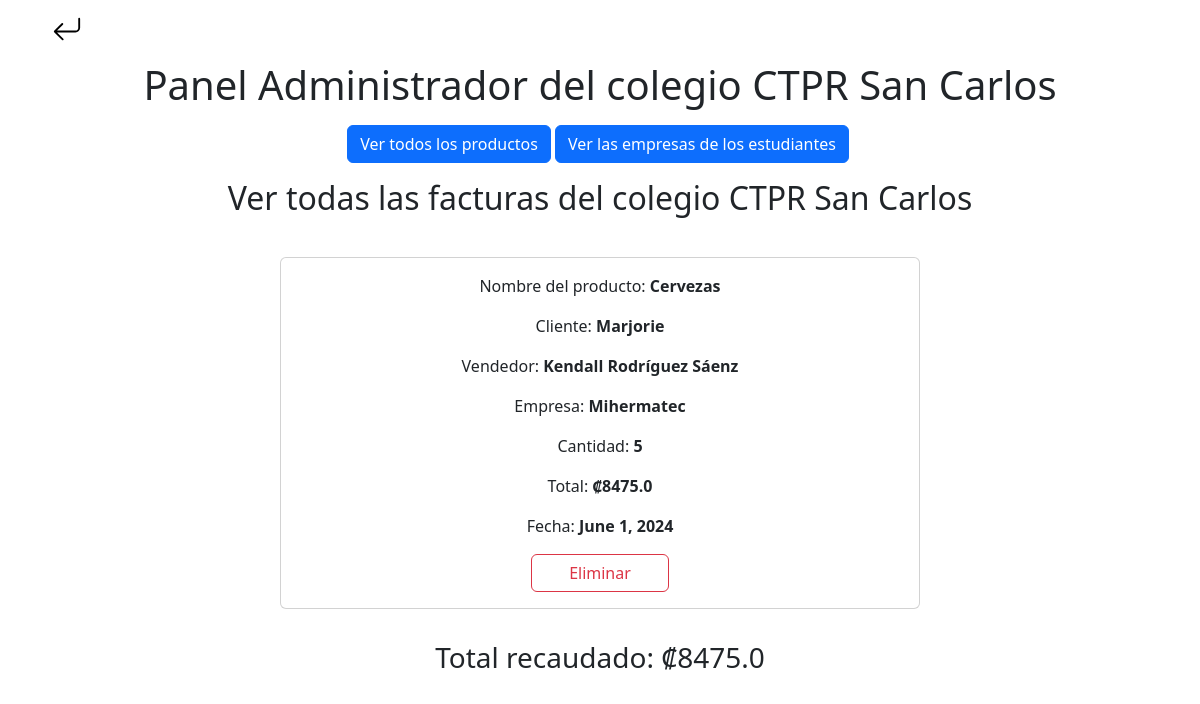
The app's page /adminPanel/ (signed in), older data.
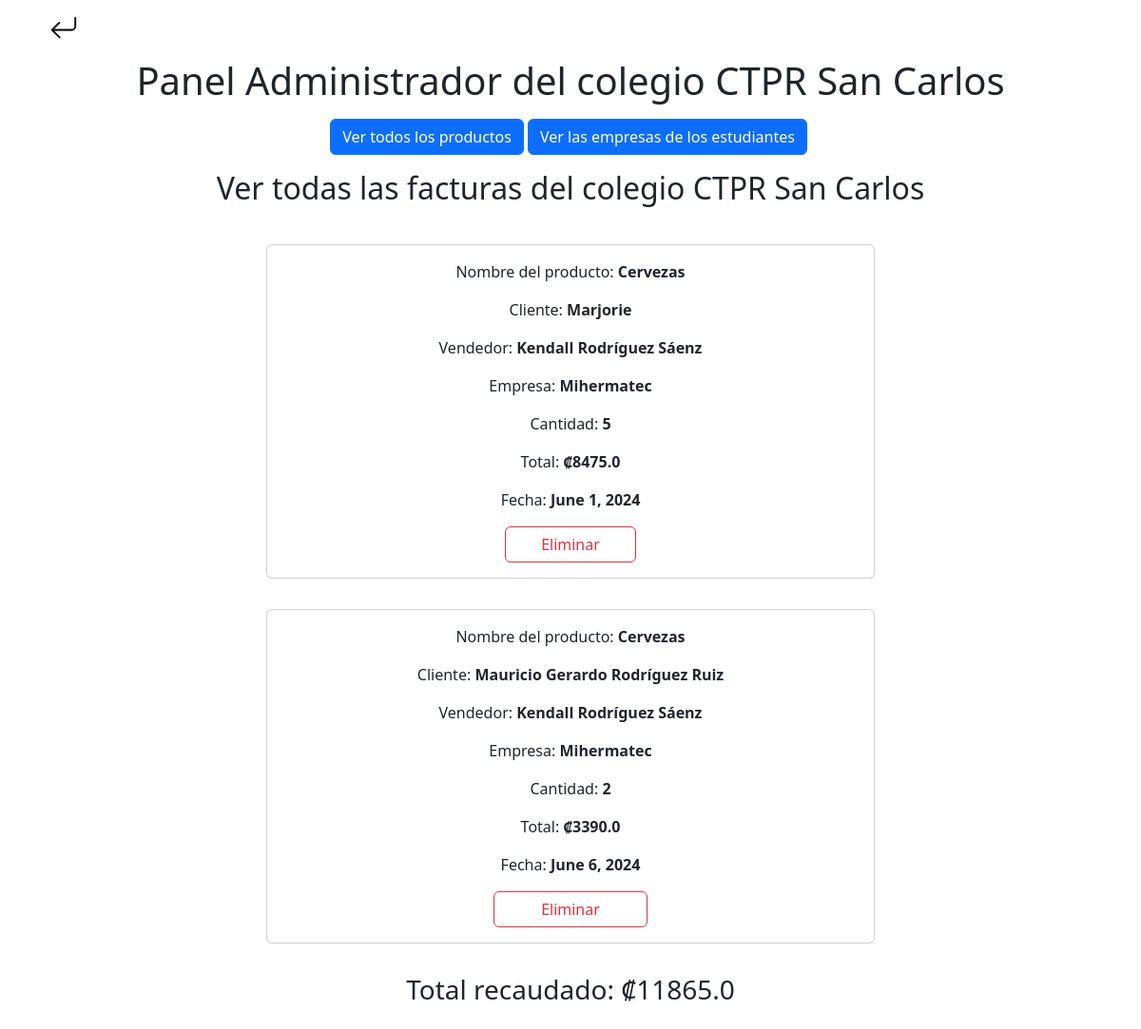
The same page, newer data.
### Generate_PDF/models.py (models this page shows, shortened)
class GenerateInvoice(models.Model):
    user = models.ForeignKey(CustomUser, on_delete=models.CASCADE)
    college = models.ForeignKey(College, on_delete=models.CASCADE)
    customer = models.CharField(max_length=100, null=False)
    product = models.CharField(max_length=100, null=False)
    quantity = models.IntegerField(null=False)
    method_paid = models.CharField(max_length=100, null=False)
    total = models.FloatField(null=False)
    date = models.DateField(auto_now_add=True)

### PageLogin/models.py (models this page shows)
class CustomUser(AbstractBaseUser, PermissionsMixin):
    company_name = models.CharField(max_length=30, null=False)
    name_of_student = models.CharField(max_length=100, null=False)
    email = models.EmailField(unique=True)
    college = models.ForeignKey(College, on_delete=models.CASCADE, null=False)
    adminCollege = models.BooleanField(default=False)
    date_joined = models.DateTimeField(auto_now_add=True)
    objects = CustomUserManager()
    USERNAME_FIELD = 'email'
    REQUIRED_FIELDS = []
    def __str__(self):
        return self.email

### PanelAdmin/views.py (the view)
# urls.py: path('adminPanel/', AdminCollegueView.as_view(), name='Admin'),
class AdminCollegueView(LoginRequiredMixin, View):
    login_url = '/login/'
    def get(self, request):
        if request.user.adminCollege:
            user = CustomUser.objects.get(email=request.user)
            college = College.objects.get(name=user.college)
            invoices = GenerateInvoice.objects.filter(college=college)
            total = sum(float(product.total) for product in invoices)
            url = '/'
            return render(request, 'PanelAdmin.html', {'invoices': invoices, 'total': total, 'url': url})
        elif request.user.is_superuser:
            user = CustomUser.objects.get(email=request.user)
            invoices = GenerateInvoice.objects.all()
            total = sum(float(product.total) for product in invoices)
            url = '/'
            return render(request, 'PanelAdmin.html', {'invoices': invoices, 'total': total, 'url': url})

### PageLogin/models.py (called while the page is built)
    def __str__(self):
        return self.name

### templates/PanelAdmin.html (shortened to what this page needs)
<!DOCTYPE html>
{% load static %}
{% load pwa %}
<html lang="en">
<head>
    <link href="{% static 'css/bootstrap.min.css' %}" rel="stylesheet">
    <link href="{% static 'css/styles.css' %}" rel="stylesheet">
    <link href="https://cdn.jsdelivr.net/npm/bootstrap-icons@1.7.2/font/bootstrap-icons.css" rel="stylesheet">
</head>
<body>
    <section class="back">
        <div class="container">
            <a href="{{url}}">
            </a>
        </div>
    </section>
    {% block content %}
        {% if request.user.adminCollege %}
            {% if request.user.is_superuser %}
            {% else %}
                <section class="products_Admin">
                    <div class="container">
                        <h1 class="text-center mt-3 mb-3">Panel Administrador del colegio {{user.college}}</h1>
                        <div class="buttons-centered d-flex flex-row justify-content-center align-items-center">
                            <a href="{% url 'ViewProductsAdmin' %}" class="btn btn-primary">Ver todos los productos</a>
                            <a href="" class="btn btn-primary mx-1">Ver las empresas de los estudiantes</a>
                        </div>
                        <h2 class="text-center mt-3 mb-3">Ver todas las facturas del colegio {{user.college}}</h2>
                        {% for invoice in invoices %}
                            <div class="card-container d-flex justify-content-center align-items-center">
                                <div class="card d-flex justify-content-center align-items-center text-center mt-4 mb-2" style="width: 40rem;">
                                    <div class="card-body">
                                        <p class="card-text">Nombre del producto: <span style="font-weight: bold;">{{invoice.product}}</span></p>
                                        <p class="card-text">Cliente: <span style="font-weight: bold;">{{invoice.customer}}</span></p>
                                        <p class="card-text">Vendedor: <span style="font-weight: bold;">{{invoice.user.name_of_student}}</span></p>
                                        <p class="card-text">Empresa: <span style="font-weight: bold;">{{invoice.user.company_name}}</span></p>
                                        <p class="card-text">Cantidad: <span style="font-weight: bold;">{{invoice.quantity}}</span></p>
                                        <p class="card-text">Total: <span style="font-weight: bold;">₡{{invoice.total}}</span></p>
                                        <p class="card-text">Fecha: <span style="font-weight: bold;">{{invoice.date}}</span></p>
                                        <form action="{% url 'DeleteInvoice' invoice.id %}" method="post">
                                            <button type="submit" class="btn btn-outline-danger d-flex justify-content-center mx-auto w-50">Eliminar</button>
                                        </form>
                                    </div>
                                </div>
                            </div>
                        {% endfor %}
                        <h3 class="text-center mt-4 mb-4">Total recaudado: ₡{{total}}</h3>
                    </div>
                </section>
            {% endif %}
        {% endif %}
    {% endblock %}
</body>
</html>

Row changes from the older to the newer data that the page shows:
added GenerateInvoice: product "Cervezas", customer "Mauricio Gerardo Rodríguez Ruiz", user.name_of_student "Kendall Rodríguez Sáenz", user.company_name "Mihermatec", quantity "2", total "3390.0", date "June 6, 2024"
Text that changed along with them:
{{ total }}: "8475.0" → "11865.0"
